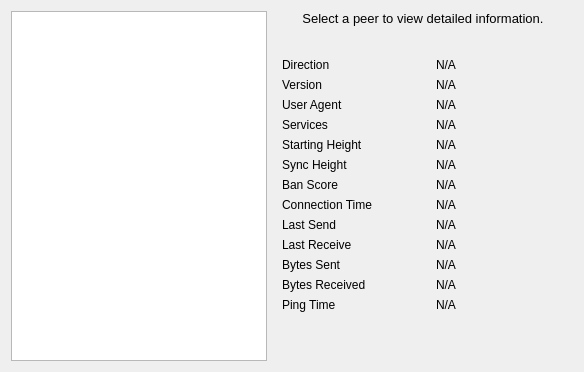
     <widget class="QWidget" name="tab_peers">
      <attribute name="title">
       <string>&amp;Peers</string>
      </attribute>
      <layout class="QGridLayout" name="gridLayout_2">
       <item row="0" column="0" rowspan="2">
        <widget class="QTableView" name="peerWidget">
         <property name="horizontalScrollBarPolicy">
          <enum>Qt::ScrollBarAsNeeded</enum>
         </property>
         <property name="sortingEnabled">
          <bool>true</bool>
         </property>
         <attribute name="horizontalHeaderHighlightSections">
          <bool>false</bool>
         </attribute>
        </widget>
       </item>
       <item row="0" column="1">
        <widget class="QLabel" name="peerHeading">
         <property name="sizePolicy">
          <sizepolicy hsizetype="Preferred" vsizetype="Minimum">
           <horstretch>0</horstretch>
           <verstretch>0</verstretch>
          </sizepolicy>
         </property>
         <property name="minimumSize">
          <size>
           <width>300</width>
           <height>32</height>
          </size>
         </property>
         <property name="font">
          <font>
           <pointsize>10</pointsize>
          </font>
         </property>
         <property name="cursor">
          <cursorShape>IBeamCursor</cursorShape>
         </property>
         <property name="text">
          <string>Select a peer to view detailed information.</string>
         </property>
         <property name="alignment">
          <set>Qt::AlignHCenter|Qt::AlignTop</set>
         </property>
         <property name="wordWrap">
          <bool>true</bool>
         </property>
         <property name="textInteractionFlags">
          <set>Qt::LinksAccessibleByMouse|Qt::TextSelectableByKeyboard|Qt::TextSelectableByMouse</set>
         </property>
        </widget>
       </item>
       <item row="1" column="1">
        <widget class="QWidget" name="detailWidget" native="true">
         <property name="minimumSize">
          <size>
           <width>300</width>
           <height>0</height>
          </size>
         </property>
         <layout class="QGridLayout" name="gridLayout_3">
          <item row="0" column="0">
           <widget class="QLabel" name="label_23">
            <property name="text">
             <string>Direction</string>
            </property>
           </widget>
          </item>
          <item row="0" column="2">
           <widget class="QLabel" name="peerDirection">
            <property name="cursor">
             <cursorShape>IBeamCursor</cursorShape>
            </property>
            <property name="text">
             <string>N/A</string>
            </property>
            <property name="textFormat">
             <enum>Qt::PlainText</enum>
            </property>
            <property name="textInteractionFlags">
             <set>Qt::LinksAccessibleByMouse|Qt::TextSelectableByKeyboard|Qt::TextSelectableByMouse</set>
            </property>
           </widget>
          </item>
          <item row="1" column="0">
           <widget class="QLabel" name="label_21">
            <property name="text">
             <string>Version</string>
            </property>
           </widget>
          </item>
          <item row="1" column="2">
           <widget class="QLabel" name="peerVersion">
            <property name="cursor">
             <cursorShape>IBeamCursor</cursorShape>
            </property>
            <property name="text">
             <string>N/A</string>
            </property>
            <property name="textFormat">
             <enum>Qt::PlainText</enum>
            </property>
            <property name="textInteractionFlags">
             <set>Qt::LinksAccessibleByMouse|Qt::TextSelectableByKeyboard|Qt::TextSelectableByMouse</set>
            </property>
           </widget>
          </item>
          <item row="2" column="0">
           <widget class="QLabel" name="label_28">
            <property name="text">
             <string>User Agent</string>
            </property>
           </widget>
          </item>
          <item row="2" column="2">
           <widget class="QLabel" name="peerSubversion">
            <property name="cursor">
             <cursorShape>IBeamCursor</cursorShape>
            </property>
            <property name="text">
             <string>N/A</string>
            </property>
            <property name="textFormat">
             <enum>Qt::PlainText</enum>
            </property>
            <property name="textInteractionFlags">
             <set>Qt::LinksAccessibleByMouse|Qt::TextSelectableByKeyboard|Qt::TextSelectableByMouse</set>
            </property>
           </widget>
          </item>
          <item row="3" column="0">
           <widget class="QLabel" name="label_4">
            <property name="text">
             <string>Services</string>
            </property>
           </widget>
          </item>
          <item row="3" column="2">
           <widget class="QLabel" name="peerServices">
            <property name="cursor">
             <cursorShape>IBeamCursor</cursorShape>
            </property>
            <property name="text">
             <string>N/A</string>
            </property>
            <property name="textFormat">
             <enum>Qt::PlainText</enum>
            </property>
            <property name="textInteractionFlags">
             <set>Qt::LinksAccessibleByMouse|Qt::TextSelectableByKeyboard|Qt::TextSelectableByMouse</set>
            </property>
           </widget>
          </item>
          <item row="5" column="0">
           <widget class="QLabel" name="label_29">
            <property name="text">
             <string>Starting Height</string>
            </property>
           </widget>
          </item>
          <item row="5" column="2">
           <widget class="QLabel" name="peerHeight">
            <property name="cursor">
             <cursorShape>IBeamCursor</cursorShape>
            </property>
            <property name="text">
             <string>N/A</string>
            </property>
            <property name="textFormat">
             <enum>Qt::PlainText</enum>
            </property>
            <property name="textInteractionFlags">
             <set>Qt::LinksAccessibleByMouse|Qt::TextSelectableByKeyboard|Qt::TextSelectableByMouse</set>
            </property>
           </widget>
          </item>
          <item row="6" column="0">
           <widget class="QLabel" name="label_27">
            <property name="text">
             <string>Sync Height</string>
            </property>
           </widget>
          </item>
          <item row="6" column="2">
           <widget class="QLabel" name="peerSyncHeight">
            <property name="cursor">
             <cursorShape>IBeamCursor</cursorShape>
            </property>
            <property name="text">
             <string>N/A</string>
            </property>
            <property name="textFormat">
             <enum>Qt::PlainText</enum>
            </property>
            <property name="textInteractionFlags">
             <set>Qt::LinksAccessibleByMouse|Qt::TextSelectableByKeyboard|Qt::TextSelectableByMouse</set>
            </property>
           </widget>
          </item>
          <item row="7" column="0">
           <widget class="QLabel" name="label_24">
            <property name="text">
             <string>Ban Score</string>
            </property>
           </widget>
          </item>
          <item row="7" column="2">
           <widget class="QLabel" name="peerBanScore">
            <property name="cursor">
             <cursorShape>IBeamCursor</cursorShape>
            </property>
            <property name="text">
             <string>N/A</string>
            </property>
            <property name="textFormat">
             <enum>Qt::PlainText</enum>
            </property>
            <property name="textInteractionFlags">
             <set>Qt::LinksAccessibleByMouse|Qt::TextSelectableByKeyboard|Qt::TextSelectableByMouse</set>
            </property>
           </widget>
          </item>
          <item row="8" column="0">
           <widget class="QLabel" name="label_22">
            <property name="text">
             <string>Connection Time</string>
            </property>
           </widget>
          </item>
          <item row="8" column="2">
           <widget class="QLabel" name="peerConnTime">
            <property name="cursor">
             <cursorShape>IBeamCursor</cursorShape>
            </property>
            <property name="text">
             <string>N/A</string>
            </property>
            <property name="textFormat">
             <enum>Qt::PlainText</enum>
            </property>
            <property name="textInteractionFlags">
             <set>Qt::LinksAccessibleByMouse|Qt::TextSelectableByKeyboard|Qt::TextSelectableByMouse</set>
            </property>
           </widget>
          </item>
          <item row="9" column="0">
           <widget class="QLabel" name="label_15">
            <property name="text">
             <string>Last Send</string>
            </property>
           </widget>
          </item>
          <item row="9" column="2">
           <widget class="QLabel" name="peerLastSend">
            <property name="cursor">
             <cursorShape>IBeamCursor</cursorShape>
            </property>
            <property name="text">
             <string>N/A</string>
            </property>
            <property name="textFormat">
             <enum>Qt::PlainText</enum>
            </property>
            <property name="textInteractionFlags">
             <set>Qt::LinksAccessibleByMouse|Qt::TextSelectableByKeyboard|Qt::TextSelectableByMouse</set>
            </property>
           </widget>
          </item>
          <item row="10" column="0">
           <widget class="QLabel" name="label_19">
            <property name="text">
             <string>Last Receive</string>
            </property>
           </widget>
          </item>
          <item row="10" column="2">
           <widget class="QLabel" name="peerLastRecv">
            <property name="cursor">
             <cursorShape>IBeamCursor</cursorShape>
            </property>
            <property name="text">
             <string>N/A</string>
            </property>
            <property name="textFormat">
             <enum>Qt::PlainText</enum>
            </property>
            <property name="textInteractionFlags">
             <set>Qt::LinksAccessibleByMouse|Qt::TextSelectableByKeyboard|Qt::TextSelectableByMouse</set>
            </property>
           </widget>
          </item>
          <item row="11" column="0">
           <widget class="QLabel" name="label_18">
            <property name="text">
             <string>Bytes Sent</string>
            </property>
           </widget>
          </item>
          <item row="11" column="2">
           <widget class="QLabel" name="peerBytesSent">
            <property name="cursor">
             <cursorShape>IBeamCursor</cursorShape>
            </property>
            <property name="text">
             <string>N/A</string>
            </property>
            <property name="textFormat">
             <enum>Qt::PlainText</enum>
            </property>
            <property name="textInteractionFlags">
             <set>Qt::LinksAccessibleByMouse|Qt::TextSelectableByKeyboard|Qt::TextSelectableByMouse</set>
            </property>
           </widget>
          </item>
          <item row="12" column="0">
           <widget class="QLabel" name="label_20">
            <property name="text">
             <string>Bytes Received</string>
            </property>
           </widget>
          </item>
          <item row="12" column="2">
           <widget class="QLabel" name="peerBytesRecv">
            <property name="cursor">
             <cursorShape>IBeamCursor</cursorShape>
            </property>
            <property name="text">
             <string>N/A</string>
            </property>
            <property name="textFormat">
             <enum>Qt::PlainText</enum>
            </property>
            <property name="textInteractionFlags">
             <set>Qt::LinksAccessibleByMouse|Qt::TextSelectableByKeyboard|Qt::TextSelectableByMouse</set>
            </property>
           </widget>
          </item>
          <item row="13" column="0">
           <widget class="QLabel" name="label_26">
            <property name="text">
             <string>Ping Time</string>
            </property>
           </widget>
          </item>
          <item row="13" column="2">
           <widget class="QLabel" name="peerPingTime">
            <property name="cursor">
             <cursorShape>IBeamCursor</cursorShape>
            </property>
            <property name="text">
             <string>N/A</string>
            </property>
            <property name="textFormat">
             <enum>Qt::PlainText</enum>
            </property>
            <property name="textInteractionFlags">
             <set>Qt::LinksAccessibleByMouse|Qt::TextSelectableByKeyboard|Qt::TextSelectableByMouse</set>
            </property>
           </widget>
          </item>
          <item row="14" column="1">
           <spacer name="verticalSpacer_3">
            <property name="orientation">
             <enum>Qt::Vertical</enum>
            </property>
            <property name="sizeHint" stdset="0">
             <size>
              <width>20</width>
              <height>40</height>
             </size>
            </property>
           </spacer>
          </item>
         </layout>
        </widget>
       </item>
      </layout>
     </widget>
